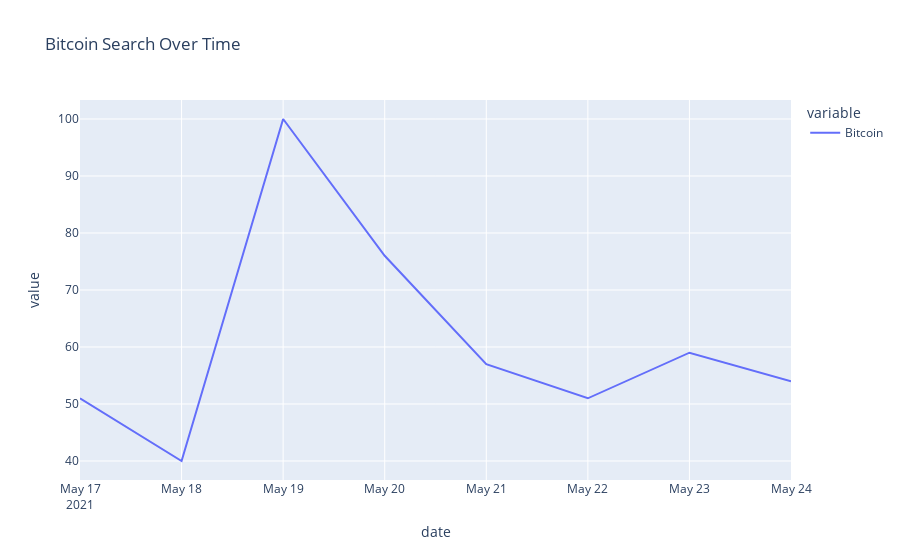

This figure's notebook cell:
### Code cell
# build payload
kw_list = ["Bitcoin"]
pytrends.build_payload(kw_list, cat=0, timeframe='2021-05-17 2021-05-24')

data_4_df = pytrends.interest_over_time()
data_4_df = data_4_df.reset_index()
fig = px.line(data_4_df, x="date", y=['Bitcoin'], title='Bitcoin Search Over Time')
fig.show()

### Figure 1 — Plotly figure (JSON) as saved in the notebook; plotly's stock layout.template omitted (floating-point values rounded to 4 significant figures)
{"data": [{"hovertemplate": "variable=Bitcoin<br>date=%{x}<br>value=%{y}<extra></extra>", "legendgroup": "Bitcoin", "line": {"color": "#636efa", "dash": "solid"}, "marker": {"symbol": "circle"}, "mode": "lines", "name": "Bitcoin", "orientation": "v", "showlegend": true, "type": "scatter", "x": ["2021-05-17T00:00:00", "2021-05-18T00:00:00", "2021-05-19T00:00:00", "2021-05-20T00:00:00", "2021-05-21T00:00:00", "2021-05-22T00:00:00", "2021-05-23T00:00:00", "2021-05-24T00:00:00"], "xaxis": "x", "y": [51, 40, 100, 76, 57, 51, 59, 54], "yaxis": "y"}], "layout": {"legend": {"title": {"text": "variable"}, "tracegroupgap": 0}, "title": {"text": "Bitcoin Search Over Time"}, "xaxis": {"anchor": "y", "domain": [0, 1], "title": {"text": "date"}}, "yaxis": {"anchor": "x", "domain": [0, 1], "title": {"text": "value"}}}}
